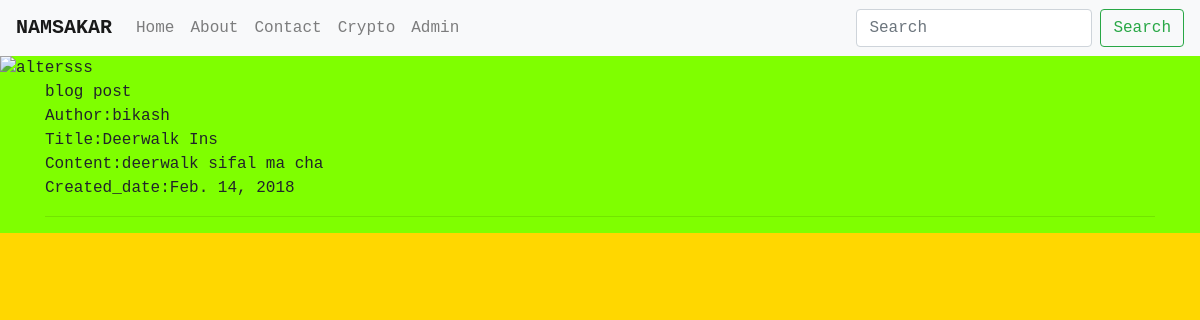
The app's page /post/4 with its own data.
### blog/models.py (models this page shows, shortened)
class Post(models.Model):
    author = models.ForeignKey("auth.User")
    title = models.CharField(max_length=100)
    content = models.TextField()
    created_date = models.DateField(auto_now_add=True)

### blog/views.py (the view)
# urls.py: url(r'post/(?P<pk>\d+)',get_one_post,name = "detail"),
def get_one_post(request,*args,**kwargs):
    arg=kwargs.get('pk')
    one_post = get_object_or_404(Post, pk = arg)
    ctx={
    "one_post" : one_post
    }
    return render(request,'post_detail.html',context=ctx)

### templates/post_detail.html (shortened to what this page needs)
{% extends 'base.html' %}
{% block bodyBlock %}
     <marquee>blog post </marquee>
    Author:{{ one_post.author }}<br>
    Title:{{ one_post.title }}<br>
    Content:{{ one_post.content }}<br>
    Created_date:{{ one_post.created_date }}<br>
    <hr>
{% endblock %}

### static/styles.css (style rules this page uses)
html, body { background:gold; }

### templates/snippets/css.html (style rules this page uses)
body { background: chartreuse; font-family: "Courier New"; }

### records on screen
Post: author "bikash", title "Deerwalk Ins", content "deerwalk sifal ma cha", created_date "Feb. 14, 2018"
